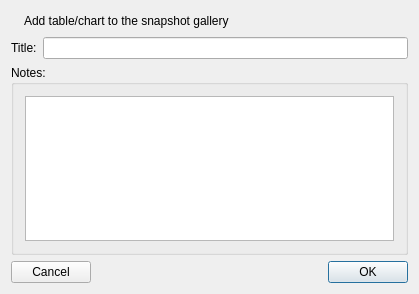
<ui version="4.0" >
 <class>snapshot_basedialog</class>
 <widget class="QDialog" name="snapshot_basedialog" >
  <property name="geometry" >
   <rect>
    <x>0</x>
    <y>0</y>
    <width>419</width>
    <height>294</height>
   </rect>
  </property>
  <property name="windowTitle" >
   <string>Add to snapshot Gallery</string>
  </property>
  <property name="windowIcon">
   <iconset resource="gex.qrc">
    <normaloff>:/gex/icons/gex_application_48x48.png</normaloff>:/gex/icons/gex_application_48x48.png</iconset>
  </property>
  <property name="autoFillBackground" >
   <bool>true</bool>
  </property>
  <layout class="QGridLayout" name="gridLayout_2" >
   <item row="0" column="0" >
    <layout class="QHBoxLayout" name="horizontalLayout" >
     <item>
      <widget class="QLabel" name="PixmapLabel2" >
       <property name="pixmap" >
        <pixmap resource="C:/Work/Dev_QT4/Galaxy_Products/gex_product/gex/sources/gex.qrc" >:/gex/icons/snapshot.png</pixmap>
       </property>
       <property name="scaledContents" >
        <bool>true</bool>
       </property>
       <property name="wordWrap" >
        <bool>false</bool>
       </property>
      </widget>
     </item>
     <item>
      <widget class="QLabel" name="TextLabel1" >
       <property name="text" >
        <string>Add table/chart to the snapshot gallery</string>
       </property>
       <property name="wordWrap" >
        <bool>false</bool>
       </property>
      </widget>
     </item>
     <item>
      <spacer name="horizontalSpacer" >
       <property name="orientation" >
        <enum>Qt::Horizontal</enum>
       </property>
       <property name="sizeHint" stdset="0" >
        <size>
         <width>108</width>
         <height>20</height>
        </size>
       </property>
      </spacer>
     </item>
    </layout>
   </item>
   <item row="1" column="0" >
    <layout class="QHBoxLayout" name="horizontalLayout_2" >
     <item>
      <widget class="QLabel" name="TextLabel1_2" >
       <property name="text" >
        <string>Title:</string>
       </property>
       <property name="wordWrap" >
        <bool>false</bool>
       </property>
      </widget>
     </item>
     <item>
      <widget class="QLineEdit" name="snapshotTitle" >
       <property name="toolTip" >
        <string>HTML Hyperlink title used in snapshot index table</string>
       </property>
      </widget>
     </item>
    </layout>
   </item>
   <item row="2" column="0" >
    <widget class="QGroupBox" name="groupBox" >
     <property name="title" >
      <string>Notes:</string>
     </property>
     <layout class="QGridLayout" name="gridLayout" >
      <item row="0" column="0" >
       <widget class="QTextEdit" name="textEditSnapshotComment" />
      </item>
     </layout>
    </widget>
   </item>
   <item row="3" column="0" >
    <layout class="QHBoxLayout" name="horizontalLayout_3" >
     <item>
      <widget class="QPushButton" name="PushButtonCancel" >
       <property name="text" >
        <string>Cancel</string>
       </property>
       <property name="default" >
        <bool>true</bool>
       </property>
      </widget>
     </item>
     <item>
      <spacer name="horizontalSpacer_2" >
       <property name="orientation" >
        <enum>Qt::Horizontal</enum>
       </property>
       <property name="sizeHint" stdset="0" >
        <size>
         <width>208</width>
         <height>20</height>
        </size>
       </property>
      </spacer>
     </item>
     <item>
      <widget class="QPushButton" name="PushButtonOk" >
       <property name="text" >
        <string>OK</string>
       </property>
       <property name="default" >
        <bool>true</bool>
       </property>
      </widget>
     </item>
    </layout>
   </item>
  </layout>
 </widget>
 <layoutdefault spacing="6" margin="11" />
 <tabstops>
  <tabstop>snapshotTitle</tabstop>
  <tabstop>PushButtonCancel</tabstop>
  <tabstop>PushButtonOk</tabstop>
 </tabstops>
 <resources>
  <include location="gex.qrc"/>
 </resources>
 <connections/>
</ui>
